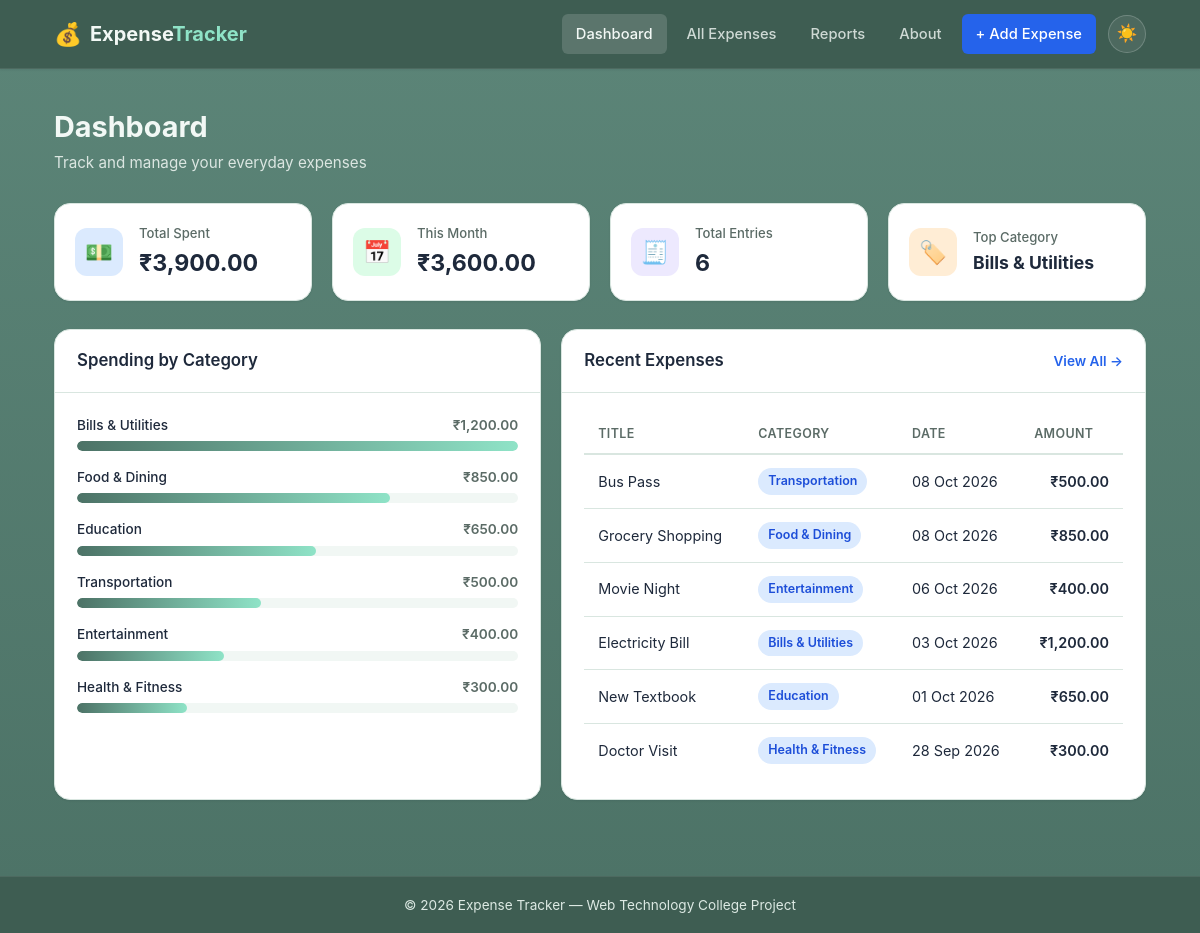
The page / on the database its author committed.
### tables this page shows
CREATE TABLE IF NOT EXISTS expenses (
    id INT AUTO_INCREMENT PRIMARY KEY,
    title VARCHAR(255) NOT NULL,
    category VARCHAR(100) NOT NULL,
    amount DECIMAL(10, 2) NOT NULL,
    expense_date DATE NOT NULL,
    notes TEXT,
    created_at TIMESTAMP DEFAULT CURRENT_TIMESTAMP
);

### includes/functions.php (called while the page is built, shortened)
<?php
function getAllExpenses($pdo, $category = '', $search = '', $orderBy = 'expense_date DESC, id DESC')
{
    $sql = "SELECT * FROM expenses WHERE 1=1";
    $params = [];
    $sql .= " ORDER BY " . $orderBy;
    $stmt = $pdo->prepare($sql);
    $stmt->execute($params);
    return $stmt->fetchAll();
}
function getTotalExpense($pdo)
{
    $stmt = $pdo->query("SELECT COALESCE(SUM(amount), 0) AS total FROM expenses");
    return (float) $stmt->fetch()['total'];
}
function getMonthlyTotal($pdo)
{
    $sql = "SELECT COALESCE(SUM(amount), 0) AS total FROM expenses
            WHERE MONTH(expense_date) = MONTH(CURDATE())
            AND YEAR(expense_date) = YEAR(CURDATE())";
    $stmt = $pdo->query($sql);
    return (float) $stmt->fetch()['total'];
}
function getTotalCount($pdo)
{
    $stmt = $pdo->query("SELECT COUNT(*) AS cnt FROM expenses");
    return (int) $stmt->fetch()['cnt'];
}
function getCategoryTotals($pdo)
{
    $sql = "SELECT category, COALESCE(SUM(amount), 0) AS total
            FROM expenses GROUP BY category ORDER BY total DESC";
    $stmt = $pdo->query($sql);
    return $stmt->fetchAll();
}
function getTopCategory($pdo)
{
    $totals = getCategoryTotals($pdo);
    return count($totals) > 0 ? $totals[0]['category'] : 'N/A';
}

### index.php (the view, shortened to what this page needs)
<?php
require_once 'includes/functions.php';
$database = new Database();
$pdo = $database->getConnection();
$totalExpense    = getTotalExpense($pdo);
$monthlyTotal    = getMonthlyTotal($pdo);
$totalCount      = getTotalCount($pdo);
$topCategory     = getTopCategory($pdo);
$categoryTotals  = getCategoryTotals($pdo);
$recentExpenses  = array_slice(getAllExpenses($pdo), 0, 6);
include 'includes/header.php';
?>
<div class="page-header">
    <h1>Dashboard</h1>
    <p class="page-subtitle">Track and manage your everyday expenses</p>
</div>
<section class="summary-grid">
    <div class="summary-card">
        <div class="summary-icon icon-blue">💵</div>
        <div>
            <p class="summary-label">Total Spent</p>
            <h2 class="summary-value">₹<?php echo number_format($totalExpense, 2); ?></h2>
        </div>
    </div>
    <div class="summary-card">
        <div class="summary-icon icon-green">📅</div>
        <div>
            <p class="summary-label">This Month</p>
            <h2 class="summary-value">₹<?php echo number_format($monthlyTotal, 2); ?></h2>
        </div>
    </div>
    <div class="summary-card">
        <div class="summary-icon icon-purple">🧾</div>
        <div>
            <p class="summary-label">Total Entries</p>
            <h2 class="summary-value"><?php echo $totalCount; ?></h2>
        </div>
    </div>
    <div class="summary-card">
        <div class="summary-icon icon-orange">🏷️</div>
        <div>
            <p class="summary-label">Top Category</p>
            <h2 class="summary-value summary-value-small"><?php echo htmlspecialchars($topCategory); ?></h2>
        </div>
    </div>
</section>
<section class="dashboard-grid">
    <div class="card">
        <div class="card-header">
            <h3>Spending by Category</h3>
        </div>
        <div class="card-body">
            <?php if (count($categoryTotals) === 0): ?>
                <p class="empty-state">No expenses recorded yet.</p>
            <?php else: ?>
                <?php
                $maxTotal = max(array_column($categoryTotals, 'total'));
                foreach ($categoryTotals as $cat):
                    $percent = $maxTotal > 0 ? ((float) $cat['total'] / (float) $maxTotal) * 100 : 0;
                ?>
                <div class="bar-row">
                    <div class="bar-label">
                        <span><?php echo htmlspecialchars($cat['category']); ?></span>
                        <span>₹<?php echo number_format($cat['total'], 2); ?></span>
                    </div>
                    <div class="bar-track">
                        <div class="bar-fill" style="width: <?php echo $percent; ?>%;"></div>
                    </div>
                </div>
                <?php endforeach; ?>
            <?php endif; ?>
        </div>
    </div>
    <div class="card">
        <div class="card-header">
            <h3>Recent Expenses</h3>
            <a href="all_expenses.php" class="link-view-all">View All &rarr;</a>
        </div>
        <div class="card-body">
            <?php if (count($recentExpenses) === 0): ?>
                <p class="empty-state">No expenses yet. <a href="add_expense.php">Add your first expense</a>.</p>
            <?php else: ?>
                <div class="table-wrapper">
                <table class="table">
                    <thead>
                        <tr>
                            <th>Title</th>
                            <th>Category</th>
                            <th>Date</th>
                            <th class="text-right">Amount</th>
                        </tr>
                    </thead>
                    <tbody>
                        <?php foreach ($recentExpenses as $exp): ?>
                        <tr>
                            <td><?php echo htmlspecialchars($exp['title']); ?></td>
                            <td><span class="badge"><?php echo htmlspecialchars($exp['category']); ?></span></td>
                            <td><?php echo date('d M Y', strtotime($exp['expense_date'])); ?></td>
                            <td class="text-right amount">₹<?php echo number_format($exp['amount'], 2); ?></td>
                        </tr>
                        <?php endforeach; ?>
                    </tbody>
                </table>
                </div>
            <?php endif; ?>
        </div>
    </div>
</section>
<?php include 'includes/footer.php'; ?>

### includes/header.php (shortened to what this page needs)
<?php
$current_page = basename($_SERVER['PHP_SELF']);
?>
<!DOCTYPE html>
<html lang="en">
<head>
    <link rel="stylesheet" href="assets/css/style.css">
</head>
<body>
<header class="navbar">
    <div class="container navbar-inner">
        <a href="index.php" class="brand">
            <span class="brand-icon">💰</span>
            <span class="brand-text">Expense<span class="brand-accent">Tracker</span></span>
        </a>
        <nav class="nav-links">
            <a href="index.php" class="<?php echo $current_page === 'index.php' ? 'active' : ''; ?>">Dashboard</a>
            <a href="all_expenses.php" class="<?php echo $current_page === 'all_expenses.php' ? 'active' : ''; ?>">All Expenses</a>
            <a href="reports.php" class="<?php echo $current_page === 'reports.php' ? 'active' : ''; ?>">Reports</a>
            <a href="about.php" class="<?php echo $current_page === 'about.php' ? 'active' : ''; ?>">About</a>
            <a href="add_expense.php" class="btn-nav <?php echo $current_page === 'add_expense.php' ? 'active' : ''; ?>">+ Add Expense</a>
            <button type="button" id="themeToggle" class="theme-toggle" aria-label="Toggle dark mode" title="Toggle dark / light mode">
                <span class="theme-icon theme-icon-sun">☀️</span>
            </button>
        </nav>
    </div>
</header>
<main class="container page-content">

### includes/footer.php (shortened to what this page needs)
</main>
<footer class="site-footer">
    <div class="container">
        <p>&copy; <?php echo date('Y'); ?> Expense Tracker &mdash; Web Technology College Project</p>
    </div>
</footer>
</body>
</html>

### rows shown on the page
expenses: title "Bus Pass", category "Transportation", expense_date "08 Oct 2026", amount "500.00"
expenses: title "Grocery Shopping", category "Food & Dining", expense_date "08 Oct 2026", amount "850.00"
expenses: title "Movie Night", category "Entertainment", expense_date "06 Oct 2026", amount "400.00"
expenses: title "Electricity Bill", category "Bills & Utilities", expense_date "03 Oct 2026", amount "1,200.00"
expenses: title "New Textbook", category "Education", expense_date "01 Oct 2026", amount "650.00"
expenses: title "Doctor Visit", category "Health & Fitness", expense_date "28 Sep 2026", amount "300.00"

### other values the page prints
$totalExpense "3,900.00"
$monthlyTotal "3,600.00"
$totalCount "6"
$topCategory "Bills & Utilities"
$cat['category'] "Bills & Utilities"
$cat['total'] "1,200.00"
$cat['category'] "Food & Dining"
$cat['total'] "850.00"
$cat['category'] "Education"
$cat['total'] "650.00"
$cat['category'] "Transportation"
$cat['total'] "500.00"
$cat['category'] "Entertainment"
$cat['total'] "400.00"
$cat['category'] "Health & Fitness"
